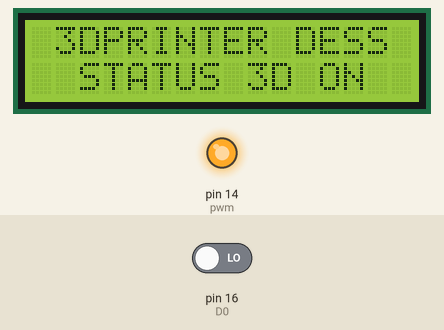
Recording of a sketch running on a simulated Arduino Uno, built with avr-gcc and run on an emulated ATmega328P. Parts: 16×2 character LCD, output pins drawn as LEDs (lit = HIGH). The test bench sets the inputs (shaded band); at power-on: pin 16 (D0) LOW. What the sketch prints to the serial monitor is not drawn.

Above: at 1.2 s.
1.3 s: pin 16 (D0) driven HIGH
At 2.5 s:
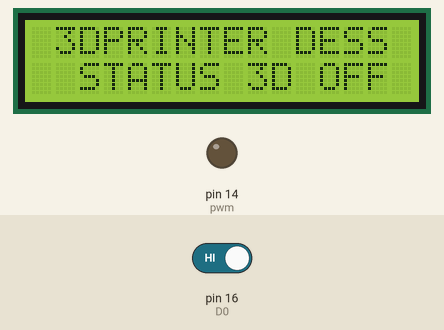
2.8 s: pin 16 (D0) driven LOW
At 3.5 s:
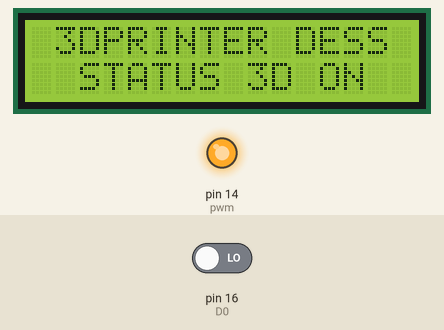
Timing chart, 0 to 5.8 s (numbered marks = the images above; inputs shaded):
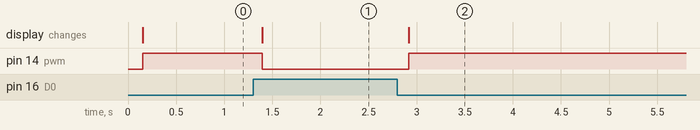

Measured:
- after the input at 1.3 s, pin 14 (pwm): HIGH → LOW after 0.10 s; the display: changes after 0.10 s (image 1)
- after the input at 2.8 s, pin 14 (pwm): LOW → HIGH after 0.12 s; the display: changes after 0.12 s (image 2)

The sketch:

PWM_LCD_LDR_ESP8266.ino
```cpp
#include <Wire.h>
#include <LiquidCrystal_I2C.h>
LiquidCrystal_I2C lcd(0x27, 16, 2);
#define pwm 14

#define D0 16

int i = 0 ;
int j = 0;

void setup()
{
    Serial.begin(115200);
    lcd.begin();
    lcd.backlight(); // เปิดไฟ backlight
    pinMode(pwm,INPUT);
    pinMode(D0,INPUT);
}
void loop()
{


  if(digitalRead(D0) == 1)
      {

    digitalWrite(D0,HIGH);
    Serial.println("OFF LDR");
    lcd.begin();
    lcd.setCursor(1, 0); // ไปที่ตัวอักษรที่ 1 บรรทัดที่ 0
    lcd.print("3DPRINTER DESS");
    lcd.setCursor(2, 1); // ไปที่ตัวอักษรที่ 2 บรรทัดที่ 1
    lcd.print("STATUS 3D OFF");
    analogWrite(pwm,0);
    Serial.println("FAN high");

      }


  if (digitalRead(D0) == 0)
    {

    digitalWrite(D0,LOW);
    Serial.println("ON LDR");
    lcd.begin();
    lcd.setCursor(1, 0); // ไปที่ตัวอักษรที่ 1 บรรทัดที่ 0
    lcd.print("3DPRINTER DESS");
    lcd.setCursor(2, 1); // ไปที่ตัวอักษรที่ 2 บรรทัดที่ 1
    lcd.print("STATUS 3D ON");
    analogWrite(pwm,1024);
    Serial.println("FAN low");

    }


}
```
